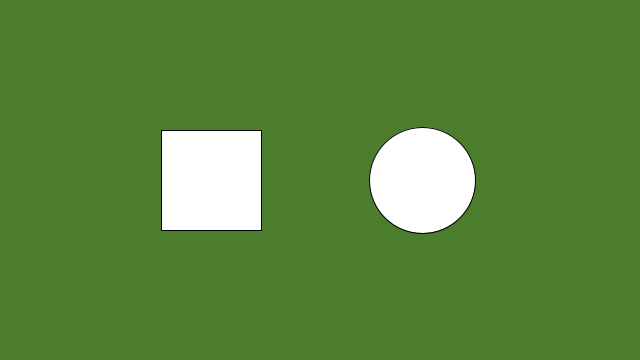
Frame 1 (no input)
Frame 60 (the mouse pressed at the canvas centre just before this capture): identical to frame 1, image omitted
Frame 120 (the mouse held since frame 60 and released just before this capture): identical to frame 1, image omitted

The Processing sketch that drew this single still picture (run headless with seeded random() and noise(); from frame 60 on, the mouse is pressed at the canvas centre):

// Processing sketch: processing_63729
// ── processing_63729.pde

/* OpenProcessing Tweak of *@*http://www.openprocessing.org/sketch/49691*@* */
/* !do not delete the line above, required for linking your tweak if you re-upload */
float rx, ry;    // rectangle x- and y-coordinate
float rd = 100;  // rectangle width
 
float ex, ey;    // ellipse x- and y-coordinate
float ed = 106;  // ellipse diameter
 
void setup() {
  size(640, 360);
  smooth();
 
  
  // Set the x- and y-coordinates for the rectangle
  rx = width * 0.33 - rd/2;
  ry = height * 0.5 - rd/2;
  
  // Set the x- and y-coordinates for the ellipse
  ex = width * 0.66;
  ey = height * 0.5;
}
 
void draw() {
  background(75, 125, 45);
  rect(rx, ry, rd, rd);
  ellipse(ex, ey, ed, ed);
  
    if(mouseX > rx && mouseX < rx+rd && mouseY > ry && mouseY <ry+rd){
    rect(ex-60, ey-60, rd+20, rd+20);
  }
  
  if(mouseX > ex-53 && mouseX < ex+53 && mouseY > ey-53 && mouseY <ey+53){
    ellipse(rx+rd/2, ry+rd/2, ed+35, ed+35);
  }
}

void mousePressed() 

{
 if(mouseX > rx && mouseX < rx+rd && mouseY > ry && mouseY <ry+rd){
    ellipse(ex, ey, ed, ed);
    fill(0);
 
  }
  
   if(mouseX > ex-53 && mouseX < ex+53 && mouseY > ey-53 && mouseY <ey+53){
    rect(rx, ry, rd, rd);
    fill(255);
  }
  
  }   
